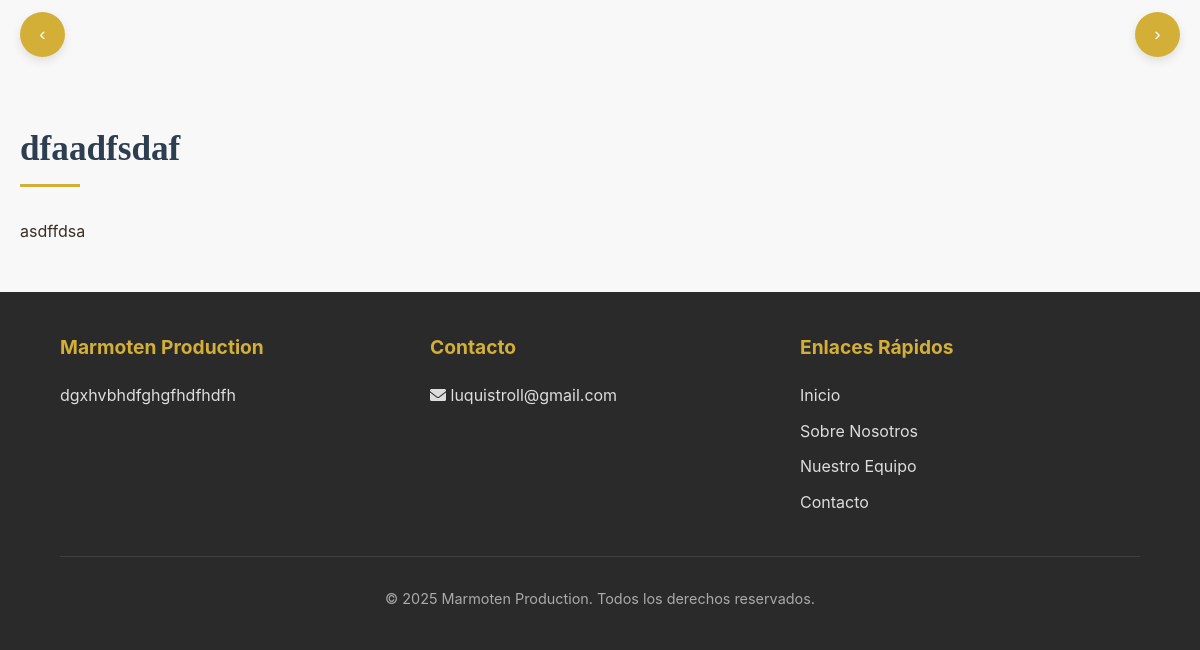
Before: /sobre-nosotros/ (lower part) with the older database file.
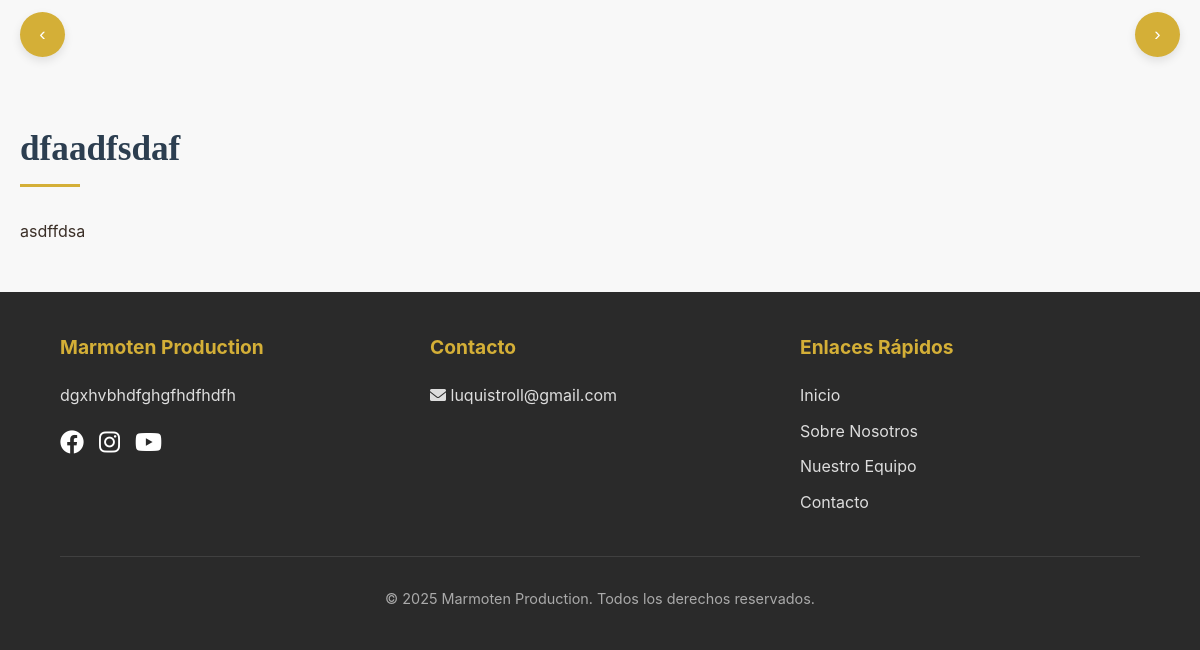
After: the same page with the newer database file.
### blog/views.py (the view)
# urls.py: path('sobre-nosotros/', views.sobre_nosotros, name='sobre_nosotros'),
def sobre_nosotros(request):
    portada = SeccionSobreNosotros.objects.filter(tipo='PORTADA').first()
    secciones = SeccionSobreNosotros.objects.exclude(tipo='PORTADA').order_by('orden')
    config = ConfiguracionSitio.objects.first()
    context = {
        'portada': portada,
        'secciones': secciones,
        'config': config
    }
    return render(request, 'blog/sobre_nosotros.html', context)

### blog/templates/blog/sobre_nosotros.html (shortened to what this page needs)
{% extends 'blog/base.html' %}
{% block content %}
<article class="documento-sobrenosotros">
    {% for seccion in secciones %}
        <div class="seccion-contenido">
            {% if seccion.tipo == 'TEXTO' %}
                <section class="seccion-texto">
                    <h2 class="titulo-seccion">{{ seccion.titulo }}</h2>
                    <div class="texto-formatado">
                        {{ seccion.contenido_texto|linebreaks }}
                    </div>
                </section>
            {% elif seccion.tipo == 'IMAGEN' %}
                {% if seccion.imagen and seccion.imagen.url %}
                <figure class="seccion-imagen">
                    <img src="{{ seccion.imagen.url }}"
                         alt="{{ seccion.titulo }}"
                         class="imagen-destacada">
                    {% if seccion.titulo %}
                        <figcaption class="leyenda-imagen">{{ seccion.titulo }}</figcaption>
                    {% endif %}
                </figure>
                {% endif %}
            {% elif seccion.tipo == 'CAROUSEL' %}
                <section class="seccion-galeria">
                    <div class="glide">
                        <div class="glide__arrows" data-glide-el="controls">
                            <button class="glide__arrow glide__arrow--left" data-glide-dir="<">‹</button>
                            <button class="glide__arrow glide__arrow--right" data-glide-dir=">">›</button>
                        </div>
                    </div>
                </section>
            {% endif %}
        </div>
    {% endfor %}
</article>
<link rel="stylesheet" href="https://cdn.jsdelivr.net/npm/@glidejs/glide/dist/css/glide.core.min.css">
{% endblock %}

### blog/templates/blog/base.html (shortened to what this page needs)
<!DOCTYPE html>
<html lang="es">
<head>
    <link rel="stylesheet" href="https://cdnjs.cloudflare.com/ajax/libs/font-awesome/6.0.0/css/all.min.css">
</head>
<body>
    <div class="container">
        {% block content %}{% endblock %}
    </div>
    <footer>
        <div class="footer-container">
            <div class="footer-section">
                <h3>Marmoten Production</h3>
                <p>{{ config.sobre_nosotros|truncatechars:150 }}</p>
                <div class="social-links">
                    {% if config.facebook_url %}
                    <a href="{{ config.facebook_url }}" target="_blank"><i class="fab fa-facebook"></i></a>
                    {% endif %}
                    {% if config.instagram_url %}
                    <a href="{{ config.instagram_url }}" target="_blank"><i class="fab fa-instagram"></i></a>
                    {% endif %}
                    {% if config.youtube_url %}
                    <a href="{{ config.youtube_url }}" target="_blank"><i class="fab fa-youtube"></i></a>
                    {% endif %}
                </div>
            </div>
            <div class="footer-section">
                <h3>Contacto</h3>
                {% if config.email_contacto %}
                <a href="mailto:{{ config.email_contacto }}"><i class="fas fa-envelope"></i> {{ config.email_contacto }}</a>
                {% endif %}
            </div>
            <div class="footer-section">
                <h3>Enlaces Rápidos</h3>
                <a href="{% url 'inicio' %}">Inicio</a>
                <a href="{% url 'sobre_nosotros' %}">Sobre Nosotros</a>
                <a href="{% url 'nuestro_equipo' %}">Nuestro Equipo</a>
                <a href="{% url 'contacto' %}">Contacto</a>
            </div>
        </div>
        <div class="copyright">
            &copy; {% now "Y" %} Marmoten Production. Todos los derechos reservados.
        </div>
    </footer>
</body>
</html>

Changed rows visible on the page:
changed ConfiguracionSitio "dgxhvbhdfghgfhdfhdfh": facebook_url empty → "http://patata.com" (drawn); instagram_url empty → "http://instagram.com" (drawn); youtube_url empty → "http://youtube.com" (drawn)
